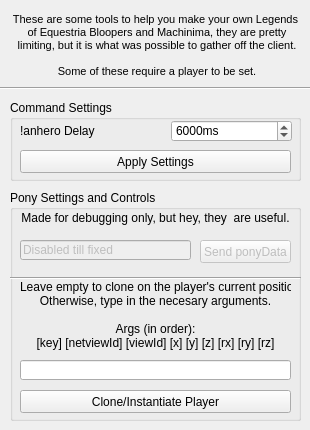
<?xml version="1.0" encoding="UTF-8"?>
<ui version="4.0">
 <class>loeMovieMakerTools</class>
 <widget class="QWidget" name="loeMovieMakerTools">
  <property name="geometry">
   <rect>
    <x>0</x>
    <y>0</y>
    <width>310</width>
    <height>430</height>
   </rect>
  </property>
  <property name="windowTitle">
   <string>LoE Movie Maker Tools</string>
  </property>
  <widget class="QLabel" name="label">
   <property name="geometry">
    <rect>
     <x>10</x>
     <y>10</y>
     <width>291</width>
     <height>71</height>
    </rect>
   </property>
   <property name="text">
    <string>&lt;!DOCTYPE HTML PUBLIC &quot;-//W3C//DTD HTML 4.0//EN&quot; &quot;http://www.w3.org/TR/REC-html40/strict.dtd&quot;&gt;
&lt;html&gt;&lt;head&gt;&lt;meta name=&quot;qrichtext&quot; content=&quot;1&quot; /&gt;&lt;style type=&quot;text/css&quot;&gt;
p, li { white-space: pre-wrap; }
&lt;/style&gt;&lt;/head&gt;&lt;body style=&quot; font-family:'MS Shell Dlg 2'; font-size:8pt; font-weight:400; font-style:normal;&quot;&gt;
&lt;p align=&quot;center&quot; style=&quot; margin-top:0px; margin-bottom:0px; margin-left:0px; margin-right:0px; -qt-block-indent:0; text-indent:0px;&quot;&gt;These are some tools to help you make your own Legends &lt;br/&gt; of Equestria Bloopers and Machinima, they are pretty &lt;br/&gt; limiting, but it is what was possible to gather off the client. &lt;br/&gt;&lt;br/&gt; Some of these require a player to be set.&lt;/p&gt;&lt;/body&gt;&lt;/html&gt;</string>
   </property>
  </widget>
  <widget class="Line" name="line">
   <property name="geometry">
    <rect>
     <x>0</x>
     <y>80</y>
     <width>311</width>
     <height>16</height>
    </rect>
   </property>
   <property name="orientation">
    <enum>Qt::Horizontal</enum>
   </property>
  </widget>
  <widget class="QGroupBox" name="groupBox">
   <property name="geometry">
    <rect>
     <x>10</x>
     <y>100</y>
     <width>291</width>
     <height>81</height>
    </rect>
   </property>
   <property name="title">
    <string>Command Settings</string>
   </property>
   <widget class="QLabel" name="label_2">
    <property name="geometry">
     <rect>
      <x>10</x>
      <y>20</y>
      <width>141</width>
      <height>22</height>
     </rect>
    </property>
    <property name="text">
     <string>!anhero Delay</string>
    </property>
   </widget>
   <widget class="QSpinBox" name="spinBox">
    <property name="geometry">
     <rect>
      <x>161</x>
      <y>20</y>
      <width>121</width>
      <height>22</height>
     </rect>
    </property>
    <property name="suffix">
     <string>ms</string>
    </property>
    <property name="maximum">
     <number>99999</number>
    </property>
    <property name="value">
     <number>6000</number>
    </property>
   </widget>
   <widget class="QPushButton" name="pushButton">
    <property name="geometry">
     <rect>
      <x>10</x>
      <y>50</y>
      <width>271</width>
      <height>23</height>
     </rect>
    </property>
    <property name="text">
     <string>Apply Settings</string>
    </property>
   </widget>
  </widget>
  <widget class="QGroupBox" name="groupBox_2">
   <property name="geometry">
    <rect>
     <x>10</x>
     <y>190</y>
     <width>291</width>
     <height>231</height>
    </rect>
   </property>
   <property name="title">
    <string>Pony Settings and Controls</string>
   </property>
   <widget class="QLineEdit" name="lineEdit">
    <property name="enabled">
     <bool>false</bool>
    </property>
    <property name="geometry">
     <rect>
      <x>10</x>
      <y>50</y>
      <width>171</width>
      <height>20</height>
     </rect>
    </property>
    <property name="text">
     <string>Disabled till fixed</string>
    </property>
   </widget>
   <widget class="QPushButton" name="pushButton_2">
    <property name="enabled">
     <bool>false</bool>
    </property>
    <property name="geometry">
     <rect>
      <x>190</x>
      <y>50</y>
      <width>91</width>
      <height>23</height>
     </rect>
    </property>
    <property name="text">
     <string>Send ponyData</string>
    </property>
   </widget>
   <widget class="QLabel" name="label_3">
    <property name="geometry">
     <rect>
      <x>10</x>
      <y>20</y>
      <width>271</width>
      <height>16</height>
     </rect>
    </property>
    <property name="text">
     <string>Made for debugging only, but hey, they  are useful.</string>
    </property>
    <property name="alignment">
     <set>Qt::AlignCenter</set>
    </property>
   </widget>
   <widget class="QPushButton" name="pushButton_3">
    <property name="geometry">
     <rect>
      <x>10</x>
      <y>200</y>
      <width>271</width>
      <height>23</height>
     </rect>
    </property>
    <property name="text">
     <string>Clone/Instantiate Player</string>
    </property>
   </widget>
   <widget class="Line" name="line_2">
    <property name="geometry">
     <rect>
      <x>0</x>
      <y>80</y>
      <width>291</width>
      <height>16</height>
     </rect>
    </property>
    <property name="orientation">
     <enum>Qt::Horizontal</enum>
    </property>
   </widget>
   <widget class="QLabel" name="label_4">
    <property name="geometry">
     <rect>
      <x>10</x>
      <y>90</y>
      <width>271</width>
      <height>71</height>
     </rect>
    </property>
    <property name="text">
     <string>&lt;html&gt;&lt;head/&gt;&lt;body&gt;&lt;p align=&quot;center&quot;&gt;Leave empty to clone on the player's current position. &lt;br/&gt;Otherwise, type in the necesary arguments. &lt;br/&gt; &lt;br/&gt;Args (in order): &lt;br/&gt; [key] [netviewId] [viewId] [x] [y] [z] [rx] [ry] [rz]&lt;/p&gt;&lt;/body&gt;&lt;/html&gt;</string>
    </property>
   </widget>
   <widget class="QLineEdit" name="lineEdit_2">
    <property name="geometry">
     <rect>
      <x>10</x>
      <y>170</y>
      <width>271</width>
      <height>20</height>
     </rect>
    </property>
   </widget>
  </widget>
 </widget>
 <resources/>
 <connections/>
</ui>
